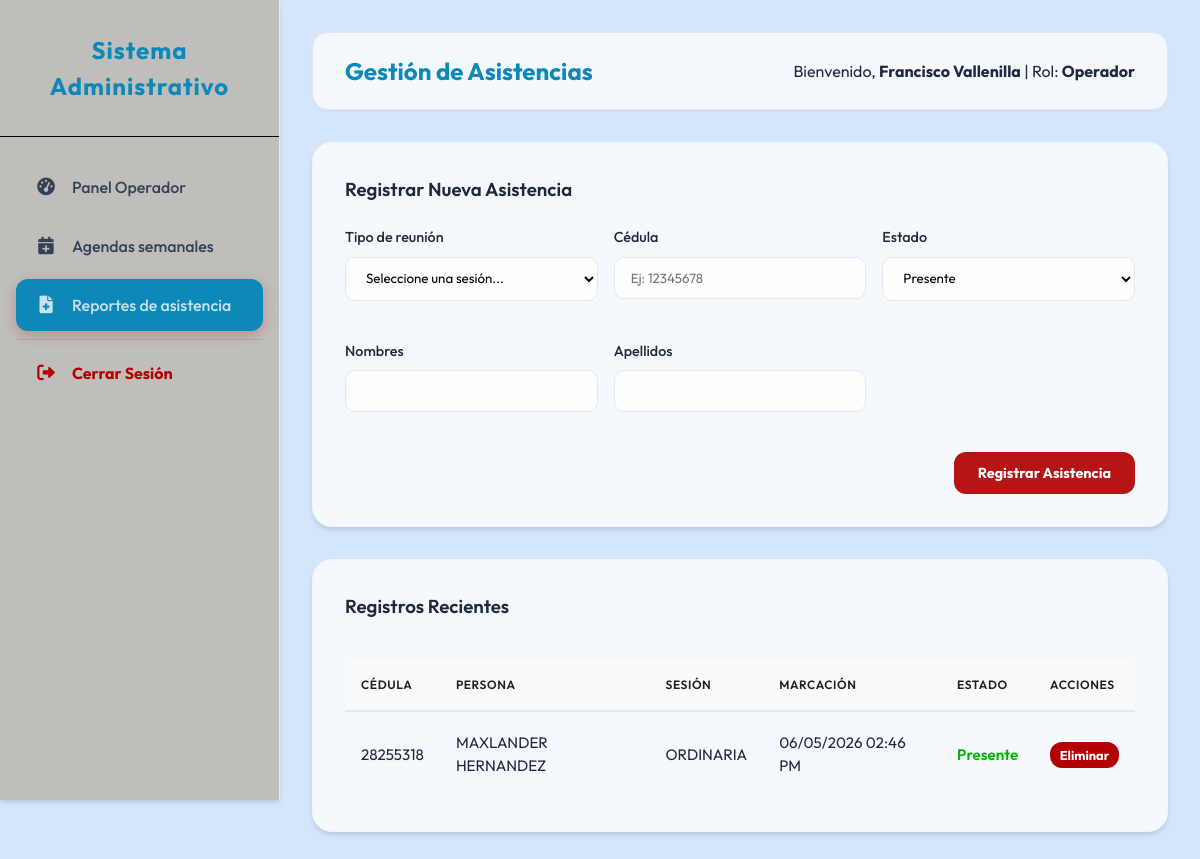
The page /operador/reportes.php (signed in) on the database its author committed.
### tables this page shows
CREATE TABLE `registro_asistencia` (
  `ID_REGISTRO` int(11) NOT NULL AUTO_INCREMENT,
  `ID_PERSONAS` int(11) NOT NULL,
  `ID_REUNIONES` int(11) NOT NULL,
  `MARCACION` timestamp NOT NULL DEFAULT current_timestamp(),
  `ESTADO` varchar(50) DEFAULT 'Presente',
  `METODO` varchar(50) DEFAULT 'Manual',
  PRIMARY KEY (`ID_REGISTRO`),
  KEY `ID_PERSONAS` (`ID_PERSONAS`),
  KEY `ID_REUNIONES` (`ID_REUNIONES`) USING BTREE,
  CONSTRAINT `registro_asistencia_ibfk_1` FOREIGN KEY (`ID_PERSONAS`) REFERENCES `personas` (`ID_PERSONAS`) ON DELETE CASCADE,
  CONSTRAINT `registro_reuniones_ibfk_1` FOREIGN KEY (`ID_REUNIONES`) REFERENCES `reuniones` (`ID_REUNION`) ON DELETE CASCADE
);

CREATE TABLE `personas` (
  `ID_PERSONAS` int(11) NOT NULL AUTO_INCREMENT,
  `CEDULAS` varchar(20) NOT NULL,
  `NOMBRES` varchar(100) NOT NULL,
  `APELLIDOS` varchar(100) NOT NULL,
  `ACTIVO` tinyint(1) DEFAULT 1,
  `CREADO_EN` timestamp NOT NULL DEFAULT current_timestamp(),
  PRIMARY KEY (`ID_PERSONAS`),
  UNIQUE KEY `CEDULAS` (`CEDULAS`)
);

CREATE TABLE `reuniones` (
  `ID_REUNION` int(11) NOT NULL AUTO_INCREMENT,
  `FECHA` date NOT NULL,
  `HORA` time NOT NULL,
  `TIPO_REUNION` varchar(255) NOT NULL,
  `DESCRIPCION` varchar(100) DEFAULT NULL,
  `LUGAR` varchar(255) NOT NULL,
  `PARROQUIA` enum('Simon Bolivar','Once de Abril','Vista al Sol','Chirica','Dalla Costa','Cachamay','Universidad','Unare','Yocoima','Pozo Verde','5 de Julio') NOT NULL,
  `RESPONSABLE_NOMBRE` varchar(100) NOT NULL,
  `RESPONSABLE_CEDULA` varchar(20) NOT NULL,
  `RESPONSABLE_TELEFONO` varchar(15) NOT NULL,
  `CREADO_EN` timestamp NOT NULL DEFAULT current_timestamp(),
  `ESTADO` varchar(20) DEFAULT 'Programada',
  PRIMARY KEY (`ID_REUNION`)
);

### operador/reportes.php (the view, shortened to what this page needs)
<?php
require_once __DIR__ . '/../includes/layout_header.php';
require_once __DIR__ . '/../includes/auth.php';
$query = "SELECT R.*, P.NOMBRES, P.APELLIDOS, P.CEDULAS, S.TIPO_REUNION, S.FECHA
          FROM REGISTRO_ASISTENCIA R
          JOIN PERSONAS P ON R.ID_PERSONAS = P.ID_PERSONAS
          JOIN REUNIONES S ON R.ID_REUNIONES = S.ID_REUNION
          ORDER BY R.MARCACION DESC LIMIT 50";
$asistencias = $pdo->query($query)->fetchAll();
?>
<div class="card">
    <h3>Registrar Nueva Asistencia</h3>
    <form method="POST" style="margin-top: 1.5rem; display: grid; grid-template-columns: repeat(3, 1fr); gap: 1rem;">
        <div class="form-group">
            <label>Tipo de reunión</label>
            <select name="id_sesion" required>
                <option value="">Seleccione una sesión...</option>
            </select>
        </div>
        <div class="form-group">
            <label>Cédula</label>
            <input type="text" name="cedula" id="cedula_input" placeholder="Ej: 12345678" required>
        </div>
        <div class="form-group">
            <label>Estado</label>
            <select name="estado">
                <option value="Presente">Presente</option>
            </select>
        </div>
        <div class="form-group">
            <label>Nombres</label>
            <input type="text" name="nombres" id="nombres_input" required>
        </div>
        <div class="form-group">
            <label>Apellidos</label>
            <input type="text" name="apellidos" id="apellidos_input" required>
        </div>
        <div style="grid-column: span 3; text-align: right;">
            <button type="submit" class="btn btn-primary">Registrar Asistencia</button>
        </div>
    </form>
</div>
<div class="card">
    <div style="display: flex; justify-content: space-between; align-items: center; margin-bottom: 1rem;">
        <h3>Registros Recientes</h3>
    </div>
    <table>
        <thead>
            <tr>
                <th>Cédula</th>
                <th>Persona</th>
                <th>Sesión</th>
                <th>Marcación</th>
                <th>Estado</th>
                <th>Acciones</th>
            </tr>
        </thead>
        <tbody>
            <?php foreach ($asistencias as $a): ?>
            <tr>
                <td data-label="Cédula"><?php echo $a['CEDULAS']; ?></td>
                <td data-label="Persona"><?php echo $a['NOMBRES'] . ' ' . $a['APELLIDOS']; ?></td>
                <td data-label="Sesión"><?php echo $a['TIPO_REUNION']; ?></td>
                <td data-label="Marcación"><?php echo date('d/m/Y h:i A', strtotime($a['MARCACION'])); ?></td>
                <td data-label="Estado"><span style="color: var(--success); font-weight: 600;"><?php echo $a['ESTADO']; ?></span></td>
                <td data-label="Acciones">
                    <form method="POST" onsubmit="return confirm('¿Eliminar este registro?')">
                        <button type="submit" class="btn btn-danger" style="font-size: 0.8rem; padding: 0.3rem 0.6rem;">Eliminar</button>
                    </form>
                </td>
            </tr>
            <?php endforeach; ?>
        </tbody>
    </table>
</div>
<?php require_once __DIR__ . '/../includes/layout_footer.php'; ?>

### public/assets/css/style.css (style rules this page uses)
:root { --primary-color: #0d88b8; --secondary-color: #000000; --accent-blue: #5e74f0; --bg-color: #d4e7fafa; --sidebar-color: #add8ce; --sidebar-text: #334155; --text-main: #1e293b; --text-light: #1d2127; --white: #ffffffc4; --success: #00B300; --danger: #f18e96; --warning: #f59e0b; --shadow-sm: 0 1px 2px 0 rgba(0, 0, 0, 0.05); --shadow-md: 0 4px 6px -1px rgba(0, 0, 0, 0.1), 0 2px 4px -1px rgba(0, 0, 0, 0.06); --shadow-lg: 0 10px 15px -3px rgba(0, 0, 0, 0.1), 0 4px 6px -2px rgba(0, 0, 0, 0.05); }
* { margin: 0; padding: 0; box-sizing: border-box; }
body { font-family: 'Outfit', sans-serif; background-color: var(--bg-color); color: var(--text-main); line-height: 1.5; overflow-x: hidden; }
.card { background: var(--white); padding: 2rem; border-radius: 1.25rem; box-shadow: var(--shadow-md); margin-bottom: 2rem; border: 1px solid #f1f5f9; }
.card h3 { margin-bottom: 1.5rem; color: var(--text-main); font-weight: 600; display: flex; align-items: center; gap: 0.75rem; }
table { width: 100%; border-collapse: separate; border-spacing: 0; margin-top: 1rem; }
th { background-color: #f8fafc; color: var(--text-light); font-weight: 600; text-transform: uppercase; font-size: 0.75rem; letter-spacing: 0.05em; padding: 1rem; text-align: left; border-bottom: 2px solid #e2e8f0; }
td { padding: 1.25rem 1rem; border-bottom: 1px solid #f1f5f9; font-size: 0.95rem; }
.form-group { margin-bottom: 1.5rem; }
label { display: block; margin-bottom: 0.5rem; font-weight: 500; color: var(--text-main); font-size: 0.9rem; }
input, select, textarea { width: 100%; padding: 0.75rem 1rem; border: 1px solid #e2e8f0; border-radius: 0.625rem; font-family: inherit; transition: all 0.2s; background-color: #fdfdfd; }
.btn { padding: 0.75rem 1.5rem; border-radius: 0.75rem; border: none; cursor: pointer; font-family: inherit; font-weight: 700; transition: all 0.2s; display: inline-flex; align-items: center; gap: 0.5rem; text-decoration: none; font-size: 0.9rem; }
.btn-primary { text-align: center; background: #b10101ea; color: #ffffff !important; justify-content: center; }
.btn-danger { background: #b30000; color: #ffffff !important; }

### rows shown on the page
registro_asistencia: ID_PERSONAS.CEDULAS "28255318", ID_PERSONAS.NOMBRES "MAXLANDER", ID_PERSONAS.APELLIDOS "HERNANDEZ", ID_REUNIONES.TIPO_REUNION "ORDINARIA", MARCACION "06/05/2026 02:46 PM", ESTADO "Presente"

### other values the page prints
$title "Gestión de Asistencias"
$_SESSION['user_name'] "Francisco Vallenilla"
$user_level "Operador"
